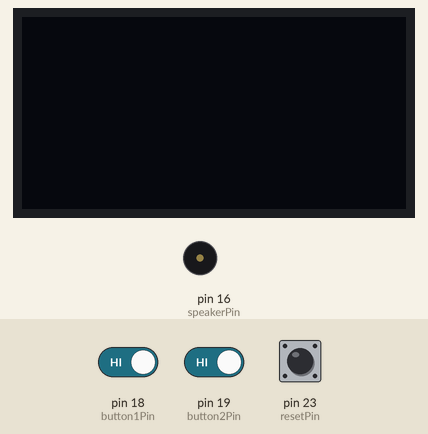
Simulated run of this sketch. Board: Arduino Mega 2560, built with avr-gcc and run on an emulated ATmega2560. Shown: 128×64 one-colour display, buzzer (waves = sounding). Inputs (shaded band) come from the test bench; at power-on: pin 23 (resetPin) HIGH, pin 18 (button1Pin) HIGH, pin 19 (button2Pin) HIGH. What the sketch prints to the serial monitor is not drawn.

Above: at 1.2 s.
1.3 s: pin 23 (resetPin) pulled LOW for 3.2 s
At 7.3 s:
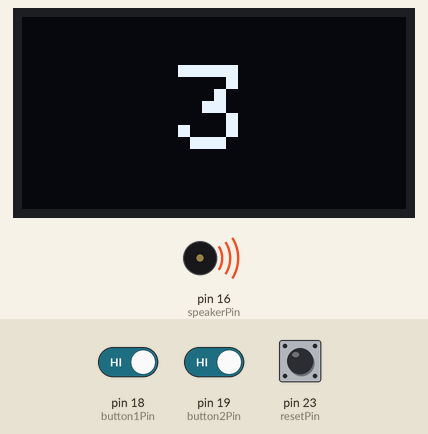
8.1 s: pin 18 (button1Pin) driven LOW and pin 19 (button2Pin) driven LOW
11.1 s: pin 18 (button1Pin) driven HIGH
At 12.11 s:
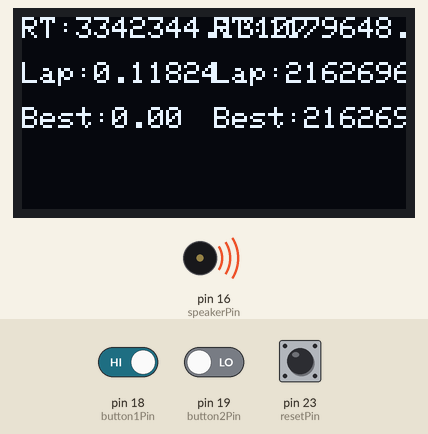
14.1 s: pin 18 (button1Pin) driven LOW
At 15.1 s:
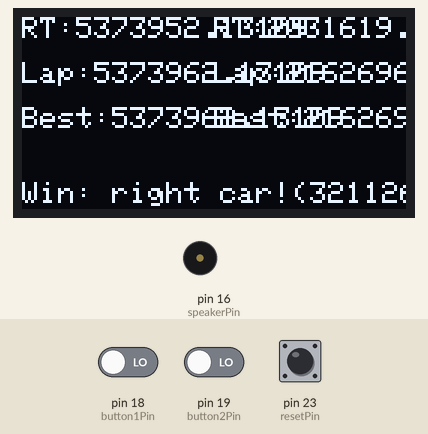
15.8 s: pin 23 (resetPin) pulled LOW for 1 s
At 18.19 s:
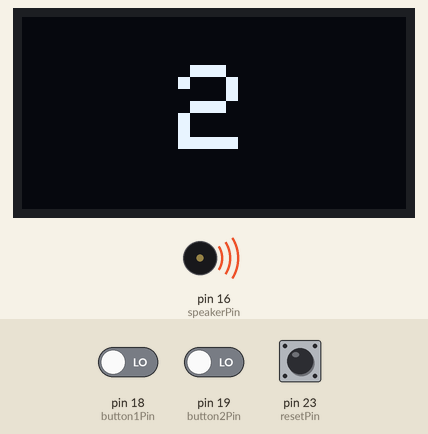
Timing chart, 0 to 18.4 s (numbered marks = the images above; inputs shaded):
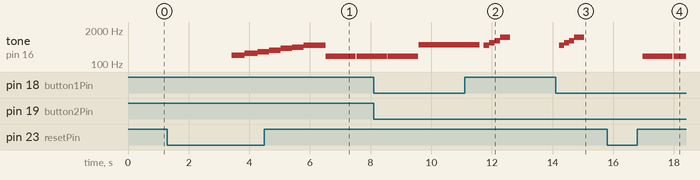

Measured:
- after the input at 1.3 s, tone on pin 16 (speakerPin): plays 220 Hz for 0.43 s, 262 Hz for 0.43 s, 294 Hz for 0.38 s, 330 Hz for 0.38 s, 392 Hz for 0.38 s, 440 Hz for 0.38 s … (9 notes in this stretch), starting after 2.1 s; the display: first changes after 2.1 s (image 1 shows a later state)
- after the input at 14.1 s, tone on pin 16 (speakerPin): plays 523 Hz for 0.16 s, 659 Hz for 0.16 s, 783 Hz for 0.16 s, 1047 Hz for 0.33 s, starting after 0.13 s; the display: first differs from a run without the input after 0.17 s (image 3 shows a later state)
- after the input at 15.8 s, tone on pin 16 (speakerPin): silent → 200 Hz after 1.2 s, → silent 1.0 s later, → 200 Hz 0.03 s later
- what the display in image 1 shows lasts 1.0 s, from 6.5 s to 7.5 s

The sketch:

track.ino
```cpp
#include <Arduino.h>
#include <Wire.h>
#include <Adafruit_GFX.h>
#include <Adafruit_SH110X.h>
#include <Bounce2.h>
#include <math.h>

#define SCREEN_WIDTH 128
#define SCREEN_HEIGHT 64
#define OLED_RESET -1

Adafruit_SH1106G display(SCREEN_WIDTH, SCREEN_HEIGHT, &Wire, OLED_RESET);

// Constant Debounce
const int debounceDelayMs = 100;
const int resetLongPressDurationMs = 2000;

// Button pins
const int button1Pin = 18;
const int button2Pin = 19;
const int resetPin   = 23;


// Debouncers
Bounce debouncer1 = Bounce();
Bounce debouncer2 = Bounce();
Bounce resetDebouncer = Bounce();

// Timing variables for each button (absolute timestamps)
unsigned long press1Time = 0;
unsigned long prevPress1Time = 0;
unsigned long fastest1 = ULONG_MAX;

unsigned long press2Time = 0;
unsigned long prevPress2Time = 0;
unsigned long fastest2 = ULONG_MAX;

unsigned long resetButtonPressStartTime = 0;
bool resetLongPressDetected = false;

// Sound
const int speakerPin = 16; // Use any PWM-capable pin
bool revving = false;
unsigned long lastUpdateSound = 0;
int currentFreq = 200;
const int targetFreq = 1000;
const int freqStep = 20;
const int stepDelay = 15; // ms

// Happy sound melody (frequencies in Hz)
const int happyMelody[] = {523, 659, 783, 1047}; // C5, E5, G5, C6
const int happyDurations[] = {150, 150, 150, 300}; // ms per note
const int happyNotesCount = sizeof(happyMelody) / sizeof(happyMelody[0]);
bool playingHappySound = false;
int happyNoteIndex = 0;
unsigned long happyNoteStartTime = 0;

static unsigned long lastUpdateLCD = 0;
bool runningAnimation = true;
bool isPowerOn = false;

void setup() {
  Serial.begin(115200);

  display.begin(0x3C, true);
  display.clearDisplay();
  display.setTextSize(1);
  display.setTextColor(SH110X_WHITE);
  display.display();

  // Setup buttons with pullups
  pinMode(button1Pin, INPUT_PULLUP);
  pinMode(button2Pin, INPUT_PULLUP);
  pinMode(resetPin, INPUT_PULLUP);

  debouncer1.attach(button1Pin);
  debouncer1.interval(debounceDelayMs);

  debouncer2.attach(button2Pin);
  debouncer2.interval(debounceDelayMs);

  resetDebouncer.attach(resetPin);
  resetDebouncer.interval(debounceDelayMs);
}

void loop() {
  debouncer1.update();
  debouncer2.update();
  resetDebouncer.update();

  unsigned long now = millis();
  if (isPowerOn){
    if (debouncer1.fell()) {
      Serial.println("Button 1 pressed");
      prevPress1Time = press1Time;
      press1Time = now;

      if (prevPress1Time != 0) {
        unsigned long diff = press1Time - prevPress1Time;
        Serial.println("diff: " + String(diff) + " (" + String(fastest1) + ")");
        if (diff < fastest1) {
          fastest1 = diff;
          Serial.println("Button 1 new record");
          startHappySound();   // Play happy sound on new best
        }else {
          startRevvingSound();
        }
      }
    }

    if (debouncer2.fell()) {
      Serial.println("Button 2 pressed");
      prevPress2Time = press2Time;
      press2Time = now;

      if (prevPress2Time != 0) {
        unsigned long diff = press2Time - prevPress2Time;
        if (diff < fastest2) {
          fastest2 = diff;
          Serial.println("Button 2 new record");
          startHappySound();   // Play happy sound on new best
        } else {
          startRevvingSound();
        }
      }
    }
  }

  // Reset button
  if (resetDebouncer.fell()) {
     // Button just pressed
    resetButtonPressStartTime = millis();
    resetLongPressDetected = false;
  }

  if (resetDebouncer.read() == LOW) {
    // Button is being held down
    if (!resetLongPressDetected && (millis() - resetButtonPressStartTime >= resetLongPressDurationMs)) {
      Serial.println("Button 1 long pressed (2 seconds)");
      resetLongPressDetected = true;  // Make sure to print only once
      turnOnOff();
    }
  }

  if (resetDebouncer.rose()) {
    // Button released
    if (!resetLongPressDetected && isPowerOn) {
      resetTimer();
    }
  }
  // End Reset Button

  // Ensure we do not get above 99 seconds
  if (now - press1Time >= 99999) {
    prevPress1Time = press1Time = now;
  }
  if (now - press2Time >= 99999) {
    prevPress2Time = press2Time = now;
  }

  if (isPowerOn){
    if (now - lastUpdateLCD >= 30) {  // Update display every 30ms (100ms would not be great: wont show 2nd decimal moving)
      if(runningAnimation == false){
        updateDisplay(now);
      }
      lastUpdateLCD = now;
    }

    // Non-blocking sound update
    updateRevvingSound();

    // Non-blocking happy sound
    updateHappySound();
  }
}

String formatSecMillis(unsigned long ms) {
  unsigned int sec = ms / 1000;
  unsigned int centi = (ms % 1000) / 10; // keep only 2 digits

  char buf[16];
  sprintf(buf, "%lu.%02u", sec, centi);
  return String(buf);
}

void updateDisplay(unsigned long now) {
  display.clearDisplay();
  display.setTextSize(1);

  int col1 = 0;
  int col2 = SCREEN_WIDTH / 2;

  // Line 1: Real-time (since last press)
  display.setCursor(col1, 0);
  display.print("RT:");
  display.println(formatSecMillis(now - press1Time));

  display.setCursor(col2, 0);
  display.print("RT:");
  display.println(formatSecMillis(now - press2Time));

  // Line 2: Last press delta
  unsigned long delta1 = (press1Time > prevPress1Time) ? (press1Time - prevPress1Time) : 0;
  unsigned long delta2 = (press2Time > prevPress2Time) ? (press2Time - prevPress2Time) : 0;

  display.setCursor(col1, 15);
  display.print("Lap:");
  display.println(formatSecMillis(delta1));

  display.setCursor(col2, 15);
  display.print("Lap:");
  display.println(formatSecMillis(delta2));

  // Line 3: Fastest press delta
  display.setCursor(col1, 30);
  display.print("Best:");
  display.println(fastest1 == ULONG_MAX ? "0.00" : formatSecMillis(fastest1));

  display.setCursor(col2, 30);
  display.print("Best:");
  display.println(fastest2 == ULONG_MAX ? "0.00" : formatSecMillis(fastest2));

  // Line 4: Winner
  if(fastest1 != ULONG_MAX && fastest2 != ULONG_MAX){
    const bool f1win = fastest1 < fastest2;
    display.setCursor(0, 55);
    display.print("Win: ");
    display.print(f1win ? "left" : "right");
    display.print(" car!(");
    unsigned long diff;
    if (fastest1 > fastest2) {
      diff = fastest1 - fastest2;
    } else {
      diff = fastest2 - fastest1;
    }
    display.print(formatSecMillis(diff));
    display.print(")");
  }

  display.display();
}

void showWelcome(int frame){
    String text = "Hello!!";  // Use String, not const char*
    String sub = text.substring(0, frame + 1);  // substring method of String class
    display.clearDisplay();

    int16_t x1, y1;
    uint16_t w, h;
    display.getTextBounds(sub, 0, 0, &x1, &y1, &w, &h);

    int16_t x = (SCREEN_WIDTH - w) / 2;
    int16_t y = (SCREEN_HEIGHT - h) / 2;

    display.setCursor(x, y);
    display.print(sub);
    display.display();
}

void turnOnOff(){
  Serial.print("Start Power is: ");
  Serial.println(isPowerOn);
  if(isPowerOn){
    // Turn off
    isPowerOn = false;
    const int frequencies[] = {523, 440, 392, 349, 330}; //  # C5, A4, G4, F
    const int durations[] = {400, 400, 400, 400, 350};
    const int count = sizeof(frequencies) / sizeof(frequencies[0]);
    for (int i = 0; i < count; i++){
      tone(speakerPin, frequencies[i]);
      delay(durations[i]);
    }
    noTone(speakerPin);
    display.clearDisplay();
    display.display();
  }
  else {
    const int frequencies[] = {220, 262, 294, 330, 392, 440, 523}; //  # A3, C4, D4, E4, G4, A4, C5
    const int durations[] = {400, 400, 350, 350, 350, 350, 700}; //  # Total: 2900 ms (~2.9 seconds)
    const int count = sizeof(frequencies) / sizeof(frequencies[0]);
    for (int i = 0; i < count; i++){
      showWelcome(i);
      tone(speakerPin, frequencies[i]);
      delay(durations[i]);
    }
    isPowerOn = true; // Must be on before reset the timer
    resetTimer();
  }
  Serial.print("End Power is: ");
  Serial.println(isPowerOn);
}

void resetTimer() {
  runningAnimation = true;
  showCountdownAnimation(); // <<< Add this line
  unsigned long now = millis();
  press1Time = prevPress1Time = now;
  press2Time = prevPress2Time = now;
  fastest1 = fastest2 = ULONG_MAX;
  runningAnimation = false;
}

void showCountdownAnimation() {
  const char* countdownTexts[] = { "3", "2", "1", "GO" };
  const int numFrames = 4;

  display.clearDisplay();
  display.setTextSize(4); // Very large text
  display.setTextWrap(false);

  for (int i = 0; i < numFrames; i++) {
    display.clearDisplay();

    int16_t x1, y1;
    uint16_t w, h;
    display.getTextBounds(countdownTexts[i], 0, 0, &x1, &y1, &w, &h);

    int16_t x = (SCREEN_WIDTH - w) / 2;
    int16_t y = (SCREEN_HEIGHT - h) / 2;

    display.setCursor(x, y);
    display.print(countdownTexts[i]);
    display.display();
    // Wait 1 second
    if (i<numFrames-1){
      tone(speakerPin, 200);
      delay(1000);
    } else {
      // Last "GO"
      tone(speakerPin, 550);
      delay(2000); // Wait 2 second
    }
    noTone(speakerPin);
  }

  noTone(speakerPin);
  display.clearDisplay(); // Clean up after animation
}

void startRevvingSound() {
  if (playingHappySound) {
    return; // Skip since we are already playing the happy sound
  }
  revving = true;
  currentFreq = 200;
  lastUpdateSound = millis();
  tone(speakerPin, currentFreq);
}

void updateRevvingSound() {
  if (revving) {
    unsigned long now = millis();
    if(now - lastUpdateSound >= stepDelay){
      lastUpdateSound = now;
      tone(speakerPin, currentFreq);
      currentFreq += freqStep;
      if (currentFreq > targetFreq) {
        noTone(speakerPin);
        revving = false;
      }
    }
  }
}

void startHappySound() {
  revving = false; // Stop revving to avoid too many noise
  playingHappySound = true;
  happyNoteIndex = 0;
  happyNoteStartTime = millis();
  tone(speakerPin, happyMelody[happyNoteIndex]);
}

void updateHappySound() {
  if (!playingHappySound) return;

  unsigned long now = millis();
  if (now - happyNoteStartTime >= happyDurations[happyNoteIndex]) {
    happyNoteIndex++;
    if (happyNoteIndex >= happyNotesCount) {
      noTone(speakerPin);
      playingHappySound = false;
    } else {
      tone(speakerPin, happyMelody[happyNoteIndex]);
      happyNoteStartTime = now;
    }
  }
}
```
